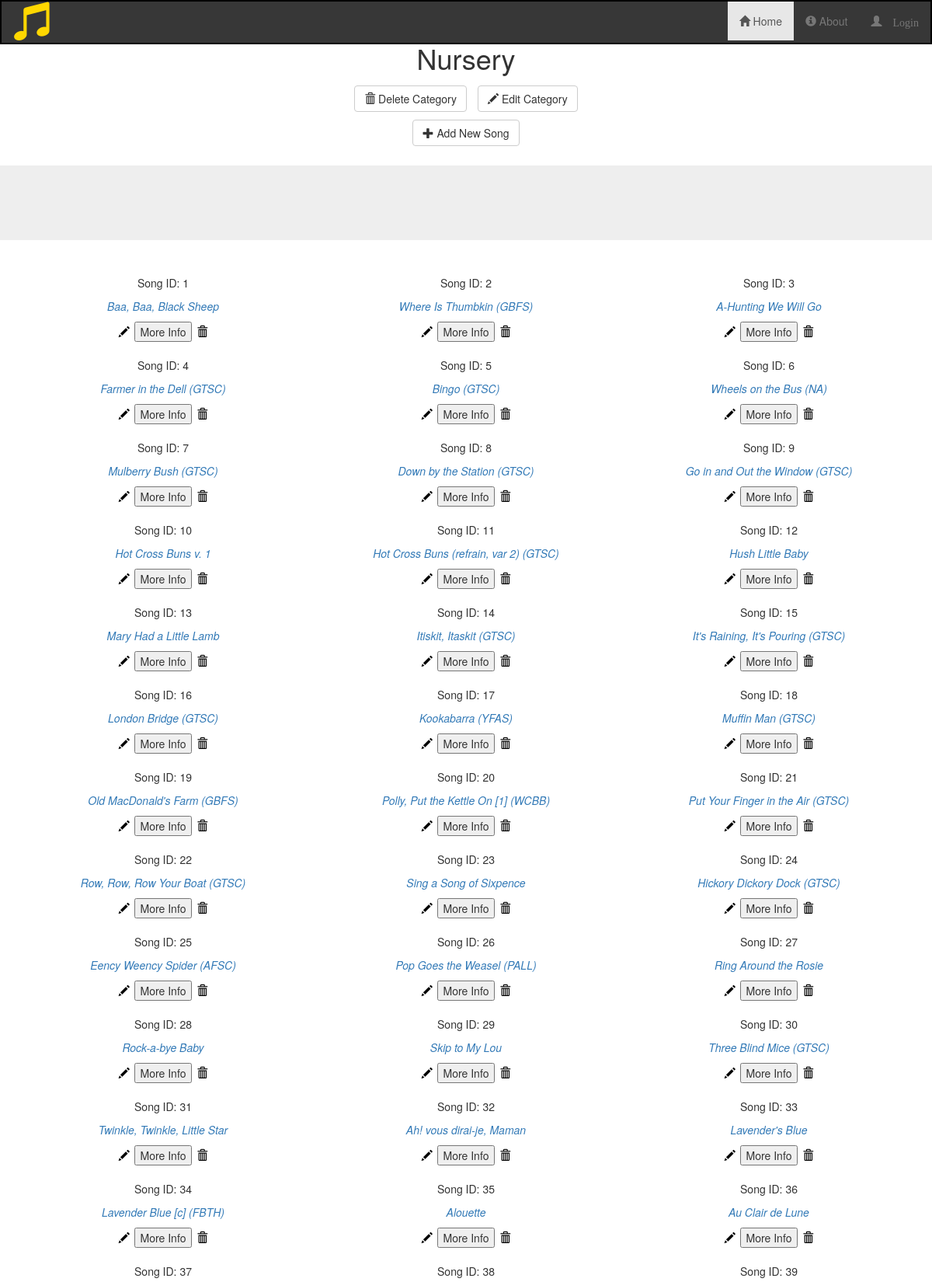
Screenshot of /categories/Nursery/1 (upper part) with the database file from the repository.
### songsdb_setup.py (models this page shows, shortened)
class Song(Base):
    __tablename__ = 'allsongs'
    id = Column(Integer, primary_key = True)
    name = Column(String, nullable = False)
    key = Column(String, nullable = False)
    year = Column(Integer, nullable = False)
    composer = Column(String, nullable = False)
    bpm = Column(Integer, nullable = False)
    timesig = Column(String, nullable = False)
    source = Column(String, nullable = False)
    category_id = Column(Integer, ForeignKey('category.id'))
    category = relationship(Category)
    user_id = Column(Integer, ForeignKey('user.id'))
    user = relationship(User)

### application.py (the view)
@app.route('/categories/<category>/<int:category_id>')
def showCategorySongs(category, category_id):
    songs = session.query(Song).filter(Song.category_id == category_id).all()
    return render_template('categorysongs.html', songs = songs, category = category, category_id = category_id)

### templates/categorysongs.html (shortened to what this page needs)
{% extends "main.html" %} {% block content %}
<div>
    <div>
        <h1 class='text-center'>{{ category }}</h1>
        <div class="row">
            <div class="col-lg-4 col-lg-offset-4 text-center">
                <a href="{{url_for('deleteCategory', category = category, category_id = category_id) }}">
                    <button class="btn btn-default delete" id="delete-category">
                        <span class="glyphicon glyphicon-trash"></span>  Delete Category
                    </button>
                </a>
                <a href="{{url_for('editCategory', category = category) }}">
                    <button class="btn btn-default delete" id="edit-category">
                        <span class="glyphicon glyphicon-pencil"></span>  Edit Category
                    </button>
                </a>
                <a href="{{url_for('newSong', category = category, category_id = category_id) }}">
                    <button class="btn btn-default" id="add-song">
                        <span class="glyphicon glyphicon-plus"></span>  Add New Song
                    </button>
                </a>
            </div>
        </div>
    </div>
    <br>
    <div class='flash text-center jumbotron'>
    </div>
    <div class='col-lg-12 text-center'>
        {% for i in songs %}
        <div class='col-lg-4 text-center' id="song-label">
            <span><p>Song ID: {{ i.id }}</p><span>
            <span><p><a href= "{{url_for('showSongInfo', category = category, category_id = category_id, song_id = i.id, name = i.name) }}"><i>{{i.name}}</i></a></p></span>
            <a href="{{url_for('editSong', category = category, name = i.name, song_id = i.id) }}">
                    <span class="glyphicon glyphicon-pencil" id="edit-song"></span>
            </a>
            <button id="btn{{ i.id }}" onclick="moreInfo(modal{{i.id}})">More Info</button>
            <a href="{{url_for('deleteSong', category_id = category_id, song_id = i.id) }}">
                    <span class="glyphicon glyphicon-trash" id="delete-song"></span>
            </a>
        </div>
        {% endfor %}
    </div>
</div>
{% endblock %}

### static/styles.css (style rules this page uses)
#delete-song, #edit-song { margin: 2px; color: black; }
.btn { margin: 5px; }
#song-label { margin-top: 10px; padding: 5px; }

### rows the page displays
Song: id "1", name "Baa, Baa, Black Sheep"
Song: id "2", name "Where Is Thumbkin (GBFS)"
Song: id "3", name "A-Hunting We Will Go"
Song: id "4", name "Farmer in the Dell (GTSC)"
Song: id "5", name "Bingo (GTSC)"
Song: id "6", name "Wheels on the Bus (NA)"
Song: id "7", name "Mulberry Bush (GTSC)"
Song: id "8", name "Down by the Station (GTSC)"
Song: id "9", name "Go in and Out the Window (GTSC)"
Song: id "10", name "Hot Cross Buns v. 1"
Song: id "11", name "Hot Cross Buns (refrain, var 2) (GTSC)"
Song: id "12", name "Hush Little Baby"
Song: id "13", name "Mary Had a Little Lamb"
Song: id "14", name "Itiskit, Itaskit (GTSC)"
Song: id "15", name "It's Raining, It's Pouring (GTSC)"
Song: id "16", name "London Bridge (GTSC)"
Song: id "17", name "Kookabarra (YFAS)"
Song: id "18", name "Muffin Man (GTSC)"
Song: id "19", name "Old MacDonald's Farm (GBFS)"
Song: id "20", name "Polly, Put the Kettle On [1] (WCBB)"
Song: id "21", name "Put Your Finger in the Air (GTSC)"
Song: id "22", name "Row, Row, Row Your Boat (GTSC)"
Song: id "23", name "Sing a Song of Sixpence"
Song: id "24", name "Hickory Dickory Dock (GTSC)"
Song: id "25", name "Eency Weency Spider (AFSC)"
Song: id "26", name "Pop Goes the Weasel (PALL)"
Song: id "27", name "Ring Around the Rosie"
Song: id "28", name "Rock-a-bye Baby"
Song: id "29", name "Skip to My Lou"
Song: id "30", name "Three Blind Mice (GTSC)"
Song: id "31", name "Twinkle, Twinkle, Little Star"
Song: id "32", name "Ah! vous dirai-je, Maman"
Song: id "33", name "Lavender's Blue"
Song: id "34", name "Lavender Blue [c] (FBTH)"
Song: id "35", name "Alouette"
Song: id "36", name "Au Clair de Lune"
Song: id "37"
Song: id "38"
Song: id "39"

### other values shown
{{ category }} "Nursery"
